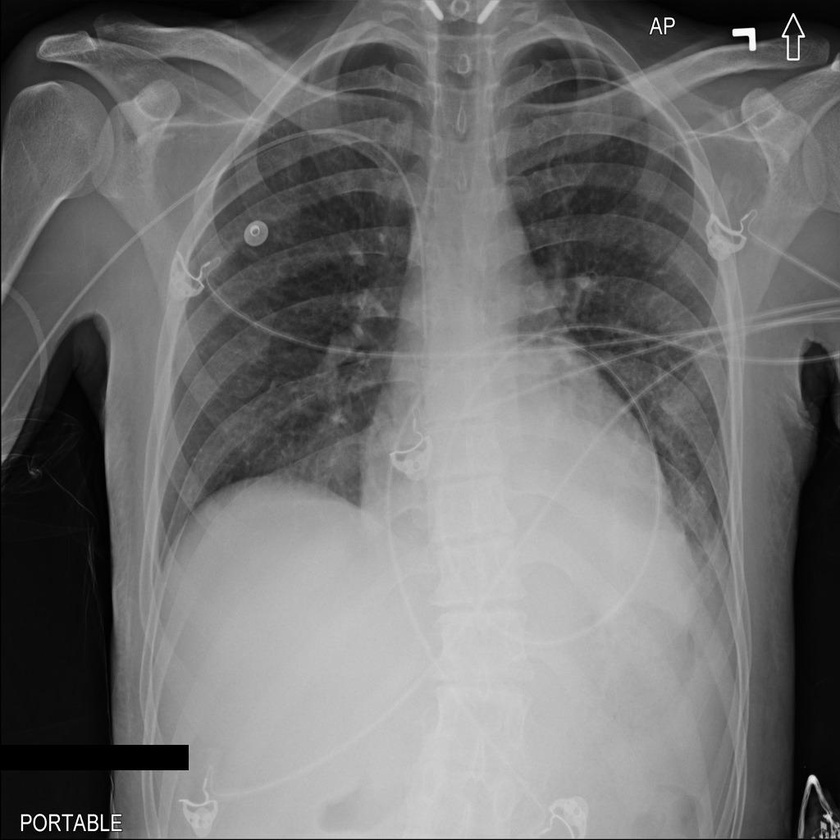
#> input picture DSC_Jacard_Hausdorff/1875081613.jpg, 840 x 840 px, shrunk from 1024 x 1024 before the run
$ python app.py
#> lines starting #> are read from the running program, lines starting #| are printed output that depends on the picture; after the words box and inside, x2 and y2 are one past the last pixel; in counts of white or black regions, pixels touching at a corner belong together; long printed decimals are rounded
#> in preprocess_image, image is the input picture: shape (840, 840); min 0, max 255, mean 112
#> in preprocess_image, `binary_image = image > 0.5`:
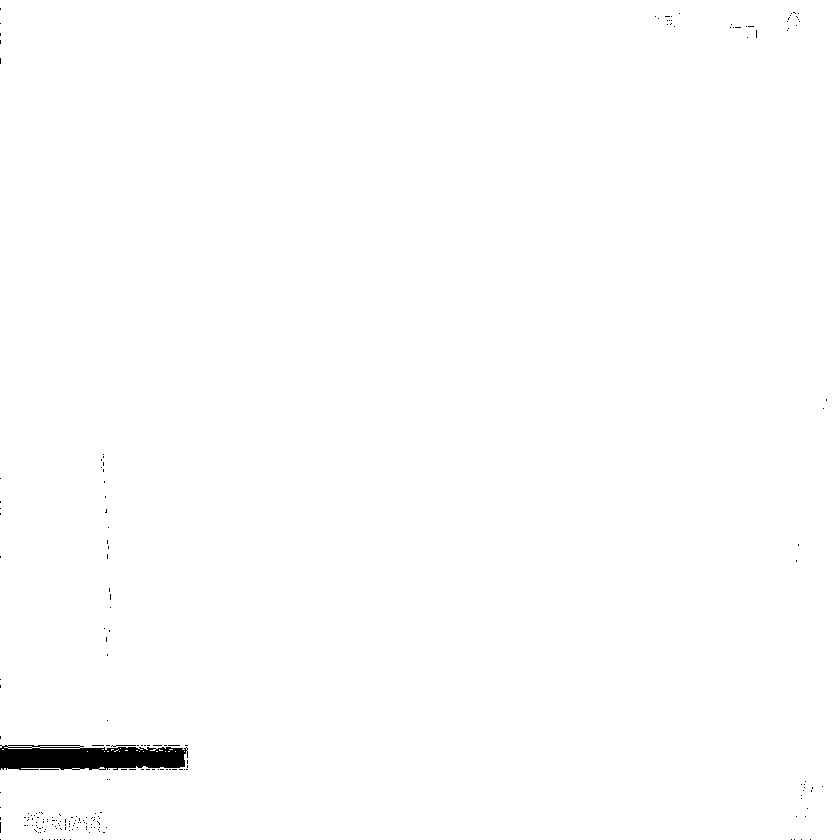
#> binary_image: shape (840, 840) bool; 99.4% white; 208 black regions (206 under 20 px), largest, box (x1, y1, x2, y2) and area: (0, 745, 188, 770) 3832, (111, 745, 136, 747) 25
#> call 2 of preprocess_image, with image_path = './1576937358.jpg'
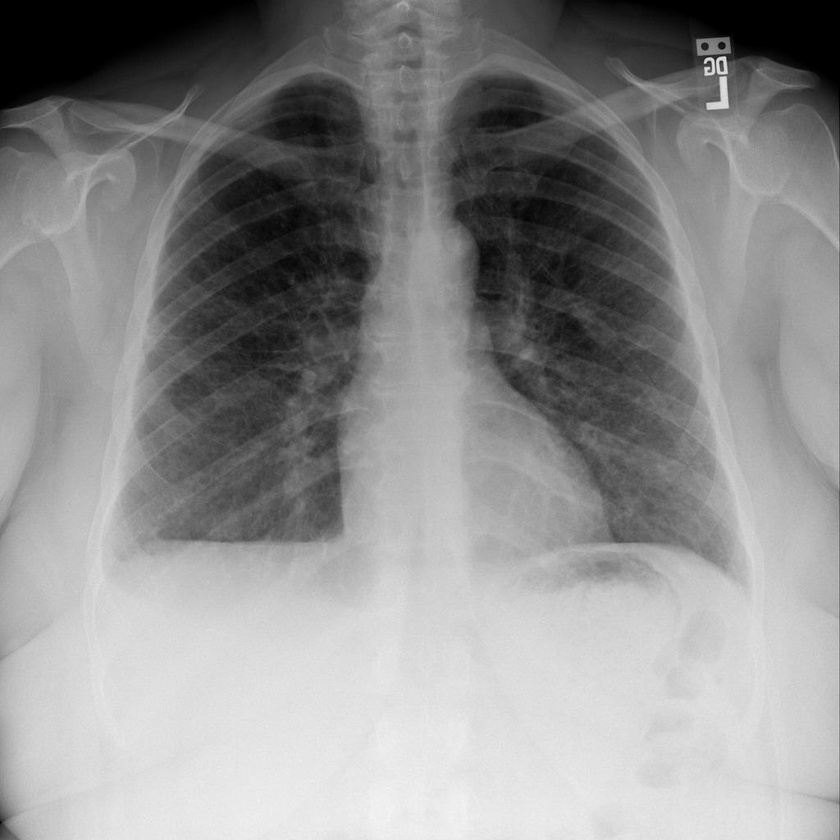
#> input picture DSC_Jacard_Hausdorff/1576937358.jpg, 840 x 840 px, shrunk from 1024 x 1024 before the run
#> in preprocess_image, image is the input picture: shape (840, 840); min 0, max 246, mean 141.6
#> in preprocess_image (call 2), `binary_image = image > 0.5`:
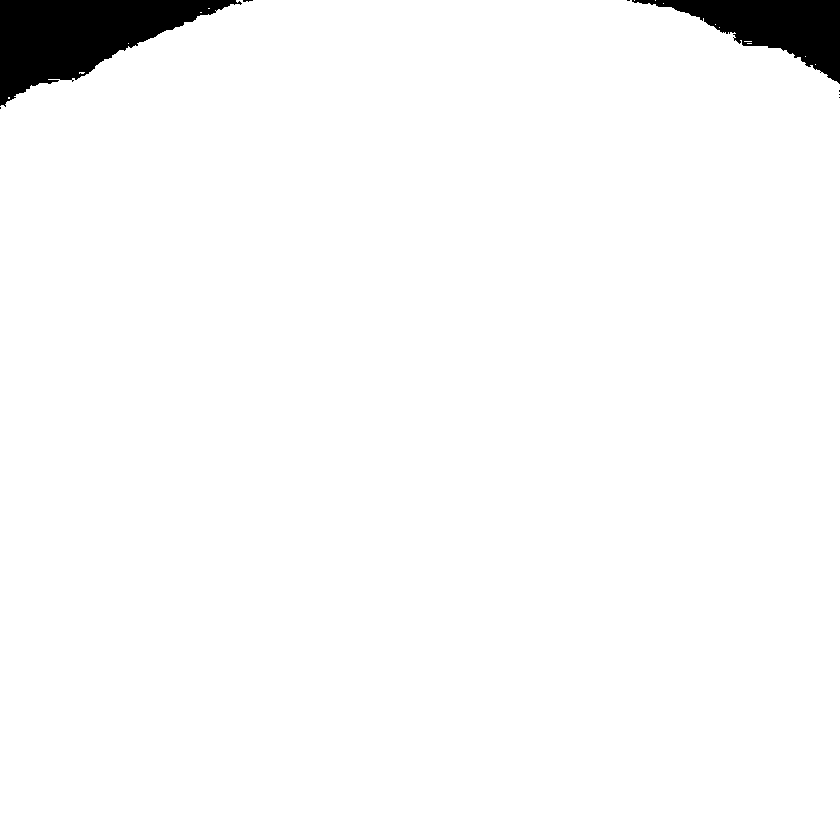
#> binary_image: shape (840, 840) bool; 97.1% white; 8 black regions (6 under 20 px), largest, box (x1, y1, x2, y2) and area: (0, 0, 242, 107) 12669, (632, 0, 840, 84) 7528
import numpy as np
from skimage.io import imread
from skimage.color import rgb2gray
from scipy.spatial.distance import directed_hausdorff
# from skimage.measure import label


def dice_coefficient(img1, img2):
    """Calculate the Dice Coefficient between two binary images."""
    img1 = img1.astype(bool)
    img2 = img2.astype(bool)
    intersection = np.sum(img1 & img2)
#> intersection = 681149
    return 2. * intersection / (np.sum(img1) + np.sum(img2))

def jaccard_index(img1, img2):
    """Calculate the Jaccard Index between two binary images."""
    img1 = img1.astype(bool)
    img2 = img2.astype(bool)
    intersection = np.sum(img1 & img2)
    union = np.sum(img1 | img2)
    return intersection / union

def hausdorff_distance(img1, img2):
    """Calculate the Hausdorff Distance between two binary images."""
    img1_points = np.argwhere(img1)
    img2_points = np.argwhere(img2)
    forward_hausdorff = directed_hausdorff(img1_points, img2_points)[0]
    backward_hausdorff = directed_hausdorff(img2_points, img1_points)[0]
    return max(forward_hausdorff, backward_hausdorff)

# Load and preprocess the images
def preprocess_image(image_path):
    """Load an image, convert to grayscale, and threshold to binary."""
    image = imread(image_path)
    if image.ndim == 3:  # Convert RGB to grayscale if necessary
        image = rgb2gray(image)
    binary_image = image > 0.5  # Thresholding to convert to binary
    return binary_image

# Paths to the images
image_path1 = './1875081613.jpg'
image_path2 = './1576937358.jpg'

# Preprocess images
img1 = preprocess_image(image_path1)
img2 = preprocess_image(image_path2)

# Calculate similarity metrics
dice = dice_coefficient(img1, img2)
#> dice = 0.982
jaccard = jaccard_index(img1, img2)
#> in jaccard_index, `intersection = np.sum(img1 & img2)`: intersection = 681149
#> in jaccard_index, `union = np.sum(img1 | img2)`: union = 705542
#> jaccard = 0.965
hausdorff = hausdorff_distance(img1, img2)
#> in hausdorff_distance, `img1_points = np.argwhere(img1)`: img1_points = 701311 pairs, first value 0 to 839, second value 0 to 839
#> in hausdorff_distance, `img2_points = np.argwhere(img2)`: img2_points = 685380 pairs, first value 0 to 839, second value 0 to 839
#> in hausdorff_distance, `forward_hausdorff = directed_hausdorff(img1_points, img2_points)[0]`: forward_hausdorff = 90.48
#> in hausdorff_distance, `backward_hausdorff = directed_hausdorff(img2_points, img1_points)[0]`: backward_hausdorff = 10.3
#> hausdorff = 90.48

print(f"Dice Coefficient: {dice}")
#| Dice Coefficient: 0.9824
print(f"Jaccard Index: {jaccard}")
#| Jaccard Index: 0.9654
print(f"Hausdorff Distance: {hausdorff}")
#| Hausdorff Distance: 90.477
